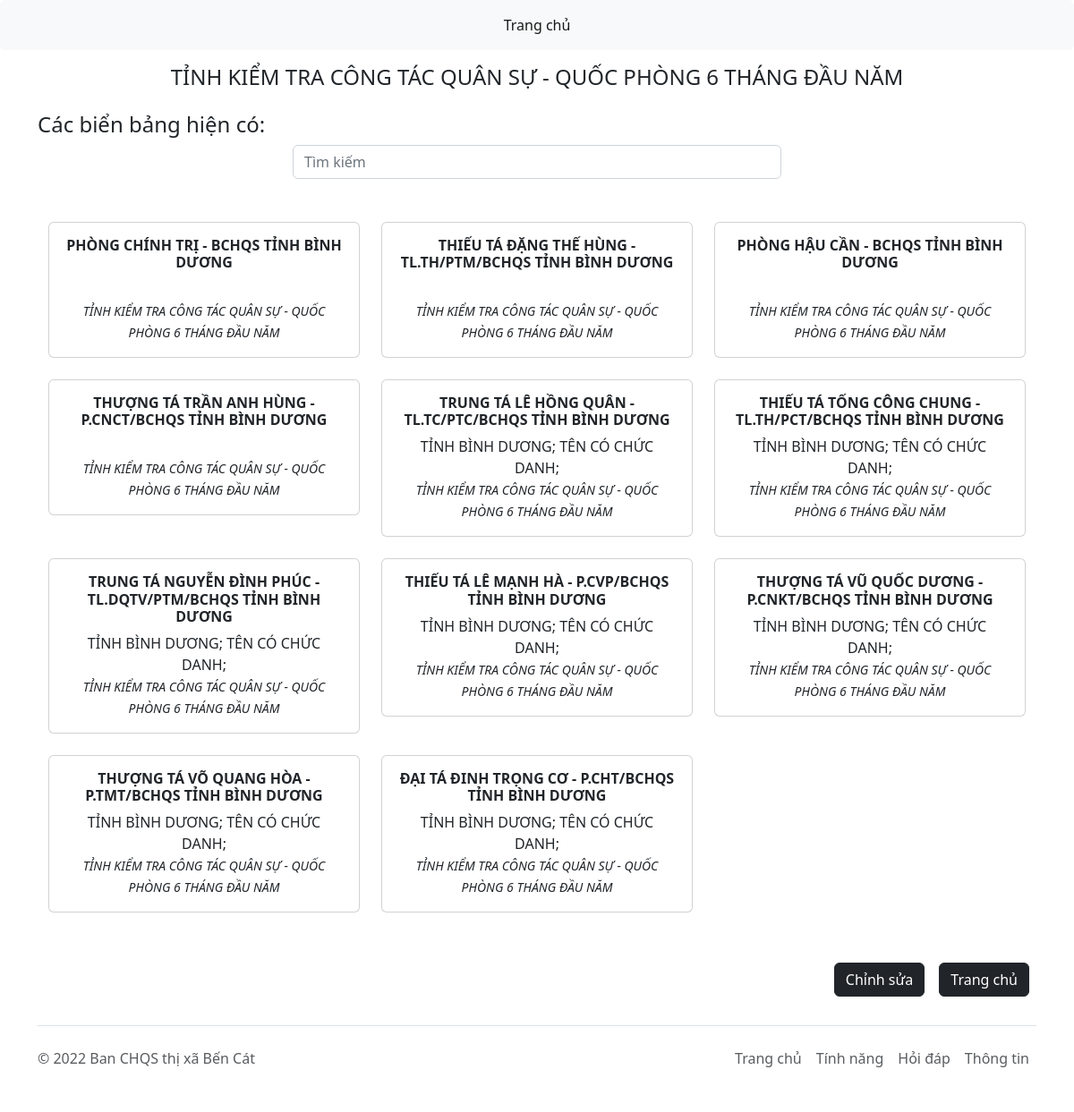
The page /conference/3/ on the database its author committed.
### man/models.py (models this page shows, shortened)
class Conference(models.Model):
    name = models.CharField(max_length=512)
    date = models.DateField()
    status = models.BooleanField()
    class Meta:
        ordering = ['-id']

class Nameplate(models.Model):
    name = models.CharField(max_length=512)
    conference = models.ForeignKey(Conference, on_delete=models.CASCADE, null=True, blank=True)
    class Meta:
        ordering = ['-id']

class Element(models.Model):
    nameplate = models.ForeignKey(Nameplate, on_delete=models.CASCADE)
    category = models.ForeignKey(Category, on_delete=models.CASCADE)
    class Meta:
        ordering = ['-id']

class Category(models.Model):
    name = models.CharField(max_length=255)
    class Meta:
        ordering = ['-id']

### man/views.py (the view)
# urls.py: path('conference/<int:conference_id>/', views.conference, name='conference'),
def conference(request, conference_id):
	conference = models.Conference.objects.get(id=conference_id)
	context = {
		'conference': conference,
	}
	return render(request, 'man/conference.html', context)

### man/templates/man/conference.html (shortened to what this page needs)
{% extends "man/base.html" %}
{% block content %}
	<div class="row height d-flex justify-content-center align-items-center mb-3 mt-3">
		<h4 class="text-center">{{ conference.name }}</h4>
	</div>
	<h4>Các biển bảng hiện có:</h4>
	<div class="row height d-flex justify-content-center align-items-center mb-4">
		<div class="col-md-6">
			<input class="form-control mb-4 " id="nameplateSearch" type="text" placeholder="Tìm kiếm">
		</div>
	</div>
	<div class="row height d-flex justify-content-center align-items-center mb-4">
		<div id="allNameplate" class="row" data-masonry='{"percentPosition": true }'>
			{% for nameplate in conference.nameplate_set.all %}
					<div class="col-sm-6 col-lg-4 mb-4 aNameplate">
						<a href="{% url 'man:nameplate' nameplate.id %}" class="nav-link">
						<div class="card text-center">
							<div class="card-body">
							  	<h6 class="card-title fw-bolder">{{ nameplate.name }}</h6>
							  	<p class="card-text fw-lighter">
							  		{% for element in nameplate.element_set.all %}
							  			{{ element.category.name }};
							  		{% endfor %}
							  		<br>
							  		<small class="fw-normal fst-italic">{{ nameplate.conference.name }}</small>
							  	</p>
							</div>
						</div>
						</a>
					</div>
			{% endfor %}
		</div>
	</div>
	<div class="d-flex flex-row-reverse">
	  <div class="p-2"><a href="{% url 'man:home' %}"><button type="button" class="btn btn-dark">Trang chủ</button></a></div>
	  <div class="p-2"><a href="{% url 'man:edit_conference' conference.id %}"><button type="button" class="btn btn-dark">Chỉnh sửa</button></a></div>
	</div>
{% endblock %}

### rows shown on the page
Conference: name "TỈNH KIỂM TRA CÔNG TÁC QUÂN SỰ - QUỐC PHÒNG 6 THÁNG ĐẦU NĂM"
Nameplate: name "PHÒNG CHÍNH TRỊ - BCHQS TỈNH BÌNH DƯƠNG", conference.name "TỈNH KIỂM TRA CÔNG TÁC QUÂN SỰ - QUỐC PHÒNG 6 THÁNG ĐẦU NĂM"
Nameplate: name "THIẾU TÁ ĐẶNG THẾ HÙNG - TL.TH/PTM/BCHQS TỈNH BÌNH DƯƠNG", conference.name "TỈNH KIỂM TRA CÔNG TÁC QUÂN SỰ - QUỐC PHÒNG 6 THÁNG ĐẦU NĂM"
Nameplate: name "PHÒNG HẬU CẦN - BCHQS TỈNH BÌNH DƯƠNG", conference.name "TỈNH KIỂM TRA CÔNG TÁC QUÂN SỰ - QUỐC PHÒNG 6 THÁNG ĐẦU NĂM"
Nameplate: name "THƯỢNG TÁ TRẦN ANH HÙNG - P.CNCT/BCHQS TỈNH BÌNH DƯƠNG", conference.name "TỈNH KIỂM TRA CÔNG TÁC QUÂN SỰ - QUỐC PHÒNG 6 THÁNG ĐẦU NĂM"
Nameplate: name "TRUNG TÁ LÊ HỒNG QUÂN - TL.TC/PTC/BCHQS TỈNH BÌNH DƯƠNG", conference.name "TỈNH KIỂM TRA CÔNG TÁC QUÂN SỰ - QUỐC PHÒNG 6 THÁNG ĐẦU NĂM"
Element: category.name "TỈNH BÌNH DƯƠNG"
Element: category.name "TÊN CÓ CHỨC DANH"
Nameplate: name "THIẾU TÁ TỐNG CÔNG CHUNG - TL.TH/PCT/BCHQS TỈNH BÌNH DƯƠNG", conference.name "TỈNH KIỂM TRA CÔNG TÁC QUÂN SỰ - QUỐC PHÒNG 6 THÁNG ĐẦU NĂM"
Element: category.name "TỈNH BÌNH DƯƠNG"
Element: category.name "TÊN CÓ CHỨC DANH"
Nameplate: name "TRUNG TÁ NGUYỄN ĐÌNH PHÚC - TL.DQTV/PTM/BCHQS TỈNH BÌNH DƯƠNG", conference.name "TỈNH KIỂM TRA CÔNG TÁC QUÂN SỰ - QUỐC PHÒNG 6 THÁNG ĐẦU NĂM"
Element: category.name "TỈNH BÌNH DƯƠNG"
Element: category.name "TÊN CÓ CHỨC DANH"
Nameplate: name "THIẾU TÁ LÊ MẠNH HÀ - P.CVP/BCHQS TỈNH BÌNH DƯƠNG", conference.name "TỈNH KIỂM TRA CÔNG TÁC QUÂN SỰ - QUỐC PHÒNG 6 THÁNG ĐẦU NĂM"
Element: category.name "TỈNH BÌNH DƯƠNG"
Element: category.name "TÊN CÓ CHỨC DANH"
Nameplate: name "THƯỢNG TÁ VŨ QUỐC DƯƠNG - P.CNKT/BCHQS TỈNH BÌNH DƯƠNG", conference.name "TỈNH KIỂM TRA CÔNG TÁC QUÂN SỰ - QUỐC PHÒNG 6 THÁNG ĐẦU NĂM"
Element: category.name "TỈNH BÌNH DƯƠNG"
Element: category.name "TÊN CÓ CHỨC DANH"
Nameplate: name "THƯỢNG TÁ VÕ QUANG HÒA - P.TMT/BCHQS TỈNH BÌNH DƯƠNG", conference.name "TỈNH KIỂM TRA CÔNG TÁC QUÂN SỰ - QUỐC PHÒNG 6 THÁNG ĐẦU NĂM"
Element: category.name "TỈNH BÌNH DƯƠNG"
Element: category.name "TÊN CÓ CHỨC DANH"
Nameplate: name "ĐẠI TÁ ĐINH TRỌNG CƠ - P.CHT/BCHQS TỈNH BÌNH DƯƠNG", conference.name "TỈNH KIỂM TRA CÔNG TÁC QUÂN SỰ - QUỐC PHÒNG 6 THÁNG ĐẦU NĂM"
Element: category.name "TỈNH BÌNH DƯƠNG"
Element: category.name "TÊN CÓ CHỨC DANH"
